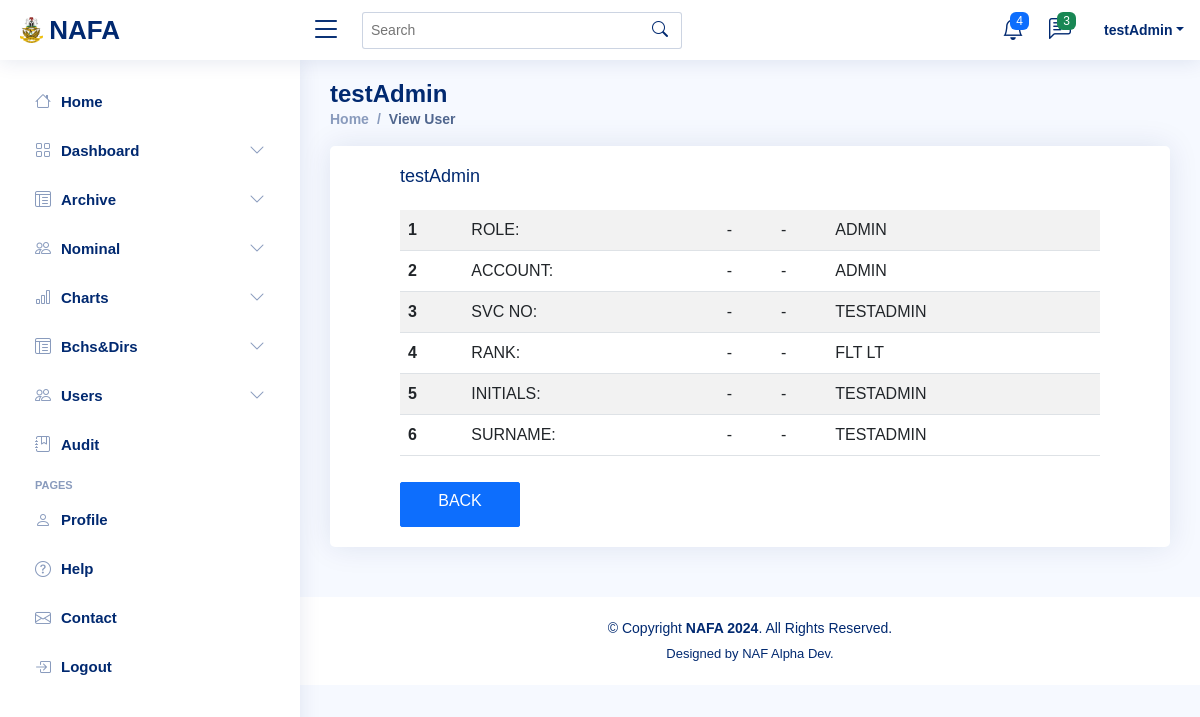
Screenshot of /ADMIN/adminViewUser?svcNo=testAdmin (signed in) with the database file from the repository.
### tables this page shows
CREATE TABLE `users` (
  `SVC_NO` varchar(20) NOT NULL,
  `USER_ROLE` varchar(20) NOT NULL,
  `ACCOUNT` varchar(20) NOT NULL,
  `PASSWORD` varchar(100) NOT NULL,
  `RANK` varchar(20) NOT NULL,
  `INITIALS` varchar(20) NOT NULL,
  `SURNAME` varchar(100) NOT NULL
);

### ADMIN/adminViewUser.php (the view, shortened to what this page needs)
<?php
include('../Connection.php');
include 'adminHeader.php';
include 'adminSideNavBar.php';
    if(isset($_GET['svcNo'])){
     $svcNo = $_GET['svcNo'];
     $userSQL = "SELECT * FROM users WHERE SVC_NO = '$svcNo'";
     $userResult = mysqli_query($conn, $userSQL);
    while($row = mysqli_fetch_assoc($userResult)){
?>
<main id="main" class="main">
    <div class="pagetitle">
      <h1><?php echo ($_SESSION['svcNo']);?></h1>
      <nav>
        <ol class="breadcrumb">
          <li class="breadcrumb-item"><a href="adminHome">Home</a></li>
          <li class="breadcrumb-item active">View User</li>
        </ol>
      </nav>
    </div>
    <section class="section">
      <div class="row">
        <div class="col-lg-12">
          <div class="card" style="padding-left:50px; padding-right:50px;">
            <div class="card-body">
              <h5 class="card-title"><?php echo ($_SESSION['svcNo']);?></h5>
              <table class="table table-striped" style="text-transform:uppercase;">
                <tbody>
                  <tr>
                    <th scope="row">1</th>
                    <td>ROLE:</td>
                    <td>-</td>
                    <td>-</td>
                    <td><?php echo $row['USER_ROLE']; ?></td>
                  </tr>
                  <tr>
                     <th scope="row">2</th>
                    <td>ACCOUNT:</td>
                    <td>-</td>
                    <td>-</td>
                    <td><?php echo $row['ACCOUNT']; ?></td>
                 </tr>
                  <tr>
                     <th scope="row">3</th>
                    <td>SVC NO:</td>
                    <td>-</td>
                    <td>-</td>
                    <td><?php echo $row['SVC_NO']; ?></td>
                 </tr>
                 <tr>
                     <th scope="row">4</th>
                    <td>RANK:</td>
                    <td>-</td>
                    <td>-</td>
                    <td><?php echo $row['RANK']; ?></td>
                 </tr>
                   <tr>
                     <th scope="row">5</th>
                    <td>INITIALS:</td>
                    <td>-</td>
                    <td>-</td>
                    <td><?php echo $row['INITIALS']; ?></td>
                 </tr>
                   <tr>
                     <th scope="row">6</th>
                    <td>SURNAME:</td>
                    <td>-</td>
                    <td>-</td>
                    <td><?php echo $row['SURNAME']; ?></td>
                 </tr>
                </tbody>
              </table>
              <a href="adminUsers" type="button" name="update" class="btn btn-primary" style="border-radius:2px; width:120px; height:45px; margin-top:10px;">BACK</a>
            </div>
          </div>
        </div>
      </div>
    </section>
  </main>
  <?php include 'adminFooter.php'; ?>
 <?php
}}?>

### ADMIN/adminFooter.php (shortened to what this page needs)
<?php
if(isset($_SESSION['svcNo']) && isset($_SESSION['password']) && $_SESSION['account']=='ADMIN') {
?>
  <footer id="footer" class="footer" style="background-color:white; color:black; border:1px solid white;">
    <div class="copyright">
      &copy; Copyright <strong><span>NAFA 2024</span></strong>. All Rights Reserved.
    </div>
    <div class="credits">
      Designed by NAF Alpha Dev.
    </div>
  </footer>
</body>
</html>
   <?php
}else{
    header("Location: ../login");
    exit();
}
  ?>

### assets/css/style.css (style rules this page uses)
:root { scroll-behavior: smooth; }
body { font-family: "Open Sans", sans-serif; background: #f6f9ff; color: #444444; }
h1, h2, h3, h4, h5, h6 { font-family: "Nunito", sans-serif; }
#main { margin-top: 60px; padding: 20px 30px; transition: all 0.3s; }
.pagetitle { margin-bottom: 10px; }
.pagetitle h1 { font-size: 24px; margin-bottom: 0; font-weight: 600; color: #012970; }
.card { margin-bottom: 30px; border: none; border-radius: 5px; box-shadow: 0px 0 30px rgba(1, 41, 112, 0.1); }
.card-title { padding: 20px 0 15px 0; font-size: 18px; font-weight: 500; color: #012970; font-family: "Poppins", sans-serif; }
.card-body { padding: 0 20px 20px 20px; }
.breadcrumb { font-size: 14px; font-family: "Nunito", sans-serif; color: #899bbd; font-weight: 600; }
.breadcrumb a { color: #899bbd; transition: 0.3s; }
.breadcrumb .breadcrumb-item::before { color: #899bbd; }
.breadcrumb .active { color: #51678f; font-weight: 600; }
@media (min-width: 1200px) { #main, #footer { margin-left: 300px; } }
.footer { padding: 20px 0; font-size: 14px; transition: all 0.3s; border-top: 1px solid #cddfff; }
.footer .copyright { text-align: center; color: #012970; }
.footer .credits { padding-top: 5px; text-align: center; font-size: 13px; color: #012970; }

### rows the page displays
users: USER_ROLE "ADMIN", ACCOUNT "ADMIN", SVC_NO "TESTADMIN", RANK "FLT LT", INITIALS "TESTADMIN", SURNAME "TESTADMIN"

### other values shown
$_SESSION['svcNo'] "testAdmin"
